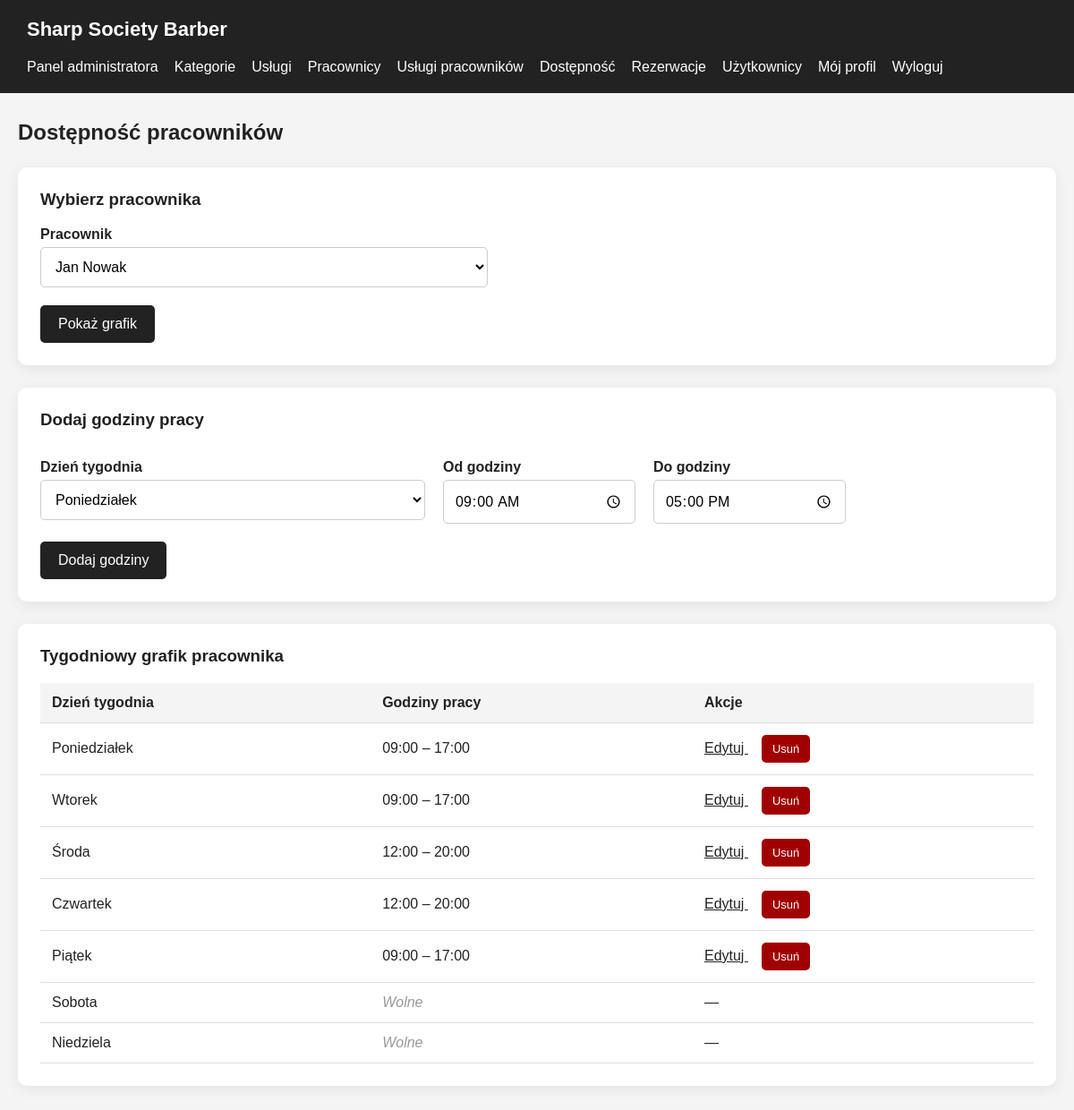
Page /public/admin/availability.php (signed in) on the committed database.
### tables this page shows
CREATE TABLE employee_availability (
    id INT UNSIGNED AUTO_INCREMENT PRIMARY KEY,
    employee_id INT UNSIGNED NOT NULL,
    day_of_week TINYINT UNSIGNED NOT NULL,
    start_time TIME NOT NULL,
    end_time TIME NOT NULL,

    CONSTRAINT fk_availability_employee
        FOREIGN KEY (employee_id)
        REFERENCES employees(id)
        ON UPDATE CASCADE
        ON DELETE CASCADE,

    CONSTRAINT chk_day_of_week
        CHECK (day_of_week BETWEEN 1 AND 7),

    CONSTRAINT chk_working_hours
        CHECK (start_time < end_time)
);

### public/admin/availability.php (the view, shortened to what this page needs)
<?php
require_once '../../config/database.php';
function availabilityEscape($value): string
{
    return htmlspecialchars((string) $value, ENT_QUOTES, 'UTF-8');
}
$days = [
    1 => 'Poniedziałek',
    2 => 'Wtorek',
    3 => 'Środa',
    4 => 'Czwartek',
    5 => 'Piątek',
    6 => 'Sobota',
    7 => 'Niedziela'
];
$employees = $pdo->query(
    'SELECT
        e.id,
        u.name,
        u.surname,
        e.active,
        u.active AS account_active
     FROM employees e
     INNER JOIN users u ON u.id = e.user_id
     ORDER BY u.surname, u.name'
)->fetchAll(PDO::FETCH_ASSOC);
$isPost = $_SERVER['REQUEST_METHOD'] === 'POST';
$rawEmployeeId = $isPost
    ? ($_POST['employee_id'] ?? null)
    : ($_GET['employee_id'] ?? null);
if ($rawEmployeeId === null && !$isPost && !empty($employees)) {
    $selectedId = (int) $employees[0]['id'];
} else {
    $selectedId = availabilityId($rawEmployeeId);
}
$form = [
    'id' => 0,
    'day_of_week' => 1,
    'start_time' => '09:00',
    'end_time' => '17:00'
];
$schedule = [];
if ($selectedId) {
    $stmt = $pdo->prepare(
        'SELECT id, day_of_week, start_time, end_time
         FROM employee_availability
         WHERE employee_id = ?
         ORDER BY day_of_week, start_time'
    );
    $stmt->execute([$selectedId]);
    foreach ($stmt->fetchAll(PDO::FETCH_ASSOC) as $slot) {
        $schedule[(int) $slot['day_of_week']][] = $slot;
    }
}
?>
<!DOCTYPE html>
<html lang="pl">
<head>
    <link rel="stylesheet" href="../css/style-admin-common.css">
    <link rel="stylesheet" href="../css/style-admin-availability.css">
    <link rel="stylesheet" href="../css/style-admin-nav.css">
</head>
<body>
    <header class="topbar">
        <h1>Sharp Society Barber</h1>
        <?php require '../../includes/admin-nav.php'; ?>
    </header>
    <main class="container">
        <h2>Dostępność pracowników</h2>
        <section class="card">
            <h3>Wybierz pracownika</h3>
            <?php if (empty($employees)): ?>
                <p>Brak pracowników w bazie danych.</p>
            <?php else: ?>
                <form method="GET" class="employee-selector">
                    <label for="employee_id">Pracownik</label>
                    <select id="employee_id" name="employee_id" required>
                        <?php foreach ($employees as $employee): ?>
                            <option
                                value="<?= (int) $employee['id'] ?>"
                                <?= (int) $employee['id'] === $selectedId ? 'selected' : '' ?>
                            >
                                <?= availabilityEscape(
                                    $employee['name'] . ' ' . $employee['surname']
                                ) ?>
                            </option>
                        <?php endforeach; ?>
                    </select>
                    <button type="submit">Pokaż grafik</button>
                </form>
            <?php endif; ?>
        </section>
        <?php if ($selectedId): ?>
            <section class="card">
                <h3>
                    <?= $form['id'] ? 'Edytuj godziny pracy' : 'Dodaj godziny pracy' ?>
                </h3>
                <form method="POST">
                    <div class="availability-form">
                        <div>
                            <label for="day_of_week">Dzień tygodnia</label>
                            <select id="day_of_week" name="day_of_week" required>
                                <?php foreach ($days as $number => $name): ?>
                                    <option
                                        value="<?= $number ?>"
                                        <?= (int) $form['day_of_week'] === $number ? 'selected' : '' ?>
                                    >
                                        <?= availabilityEscape($name) ?>
                                    </option>
                                <?php endforeach; ?>
                            </select>
                        </div>
                        <div>
                            <label for="start_time">Od godziny</label>
                            <input
                                type="time"
                                id="start_time"
                                name="start_time"
                                value="<?= availabilityEscape($form['start_time']) ?>"
                                required
                            >
                        </div>
                        <div>
                            <label for="end_time">Do godziny</label>
                            <input
                                type="time"
                                id="end_time"
                                name="end_time"
                                value="<?= availabilityEscape($form['end_time']) ?>"
                                required
                            >
                        </div>
                    </div>
                    <button type="submit">
                        <?= $form['id'] ? 'Zapisz zmiany' : 'Dodaj godziny' ?>
                    </button>
                </form>
            </section>
            <section class="card">
                <h3>Tygodniowy grafik pracownika</h3>
                <div class="table-wrapper">
                    <table>
                        <thead>
                            <tr>
                                <th>Dzień tygodnia</th>
                                <th>Godziny pracy</th>
                                <th>Akcje</th>
                            </tr>
                        </thead>
                        <tbody>
                            <?php foreach ($days as $dayNumber => $dayName): ?>
                                <?php if (empty($schedule[$dayNumber])): ?>
                                    <tr>
                                        <td><?= availabilityEscape($dayName) ?></td>
                                        <td class="day-off">Wolne</td>
                                        <td>—</td>
                                    </tr>
                                <?php else: ?>
                                    <?php foreach ($schedule[$dayNumber] as $index => $slot): ?>
                                        <tr>
                                            <td>
                                                <?= $index === 0
                                                    ? availabilityEscape($dayName)
                                                    : '' ?>
                                            </td>
                                            <td>
                                                <?= availabilityEscape(substr($slot['start_time'], 0, 5)) ?>
                                                –
                                                <?= availabilityEscape(substr($slot['end_time'], 0, 5)) ?>
                                            </td>
                                            <td class="actions">
                                                <a href="availability.php?employee_id=<?= $selectedId ?>&edit=<?= (int) $slot['id'] ?>">
                                                    Edytuj
                                                </a>
                                                <form
                                                    method="POST"
                                                    onsubmit="return confirm('Czy usunąć te godziny pracy?');"
                                                >
                                                    <button type="submit" class="delete-btn">
                                                        Usuń
                                                    </button>
                                                </form>
                                            </td>
                                        </tr>
                                    <?php endforeach; ?>
                                <?php endif; ?>
                            <?php endforeach; ?>
                        </tbody>
                    </table>
                </div>
            </section>
        <?php endif; ?>
    </main>
</body>
</html>

### public/css/style-admin-common.css (style rules this page uses)
* { box-sizing: border-box; }
body { margin: 0; background: #f4f4f4; color: #222; font-family: Arial, sans-serif; }
.topbar { display: flex; justify-content: space-between; align-items: center; flex-wrap: wrap; gap: 20px; padding: 20px 30px; background: #222; color: white; }
.topbar h1 { margin: 0; font-size: 22px; }
.container { max-width: 1450px; margin: 30px auto; padding: 0 20px; }
.card { margin-top: 25px; padding: 25px; background: white; border-radius: 10px; box-shadow: 0 4px 15px rgba(0, 0, 0, 0.07); }
.card h3 { margin-top: 0; }
label { display: block; margin: 15px 0 5px; font-weight: bold; }
select, textarea { width: 100%; padding: 12px; border: 1px solid #ccc; border-radius: 5px; background: white; font: inherit; }
button { padding: 12px 20px; margin-top: 20px; border: none; border-radius: 5px; background: #222; color: white; cursor: pointer; font: inherit; }
.table-wrapper { overflow-x: auto; }
table { width: 100%; border-collapse: collapse; }
th, td { padding: 13px; text-align: left; vertical-align: middle; border-bottom: 1px solid #ddd; }
th { background: #f4f4f4; }
.actions { white-space: nowrap; }
.actions a { color: #222; }
.actions form { display: inline-block; margin-left: 15px; }
.actions button { margin: 0; padding: 8px 12px; font-size: 13px; }

### public/css/style-admin-availability.css (style rules this page uses)
.employee-selector { max-width: 500px; }
.availability-form { display: grid; grid-template-columns: 2fr 1fr 1fr; gap: 20px; max-width: 900px; }
.availability-form input[type="time"] { width: 100%; padding: 12px; border: 1px solid #ccc; border-radius: 5px; background: white; font: inherit; }
.availability-form select { width: 100%; }
.day-off { color: #999; font-style: italic; }
.delete-btn { background: #a00000; }

### rows in the picture
employee_availability: dayName "Poniedziałek", start_time "09:00", end_time "17:00"
employee_availability: dayName "Wtorek", start_time "09:00", end_time "17:00"
employee_availability: dayName "Środa", start_time "12:00", end_time "20:00"
employee_availability: dayName "Czwartek", start_time "12:00", end_time "20:00"
employee_availability: dayName "Piątek", start_time "09:00", end_time "17:00"

### other values in the picture
availabilityEscape($dayName) "Sobota"
availabilityEscape($dayName) "Niedziela"
form field employee_id "Jan Nowak"
form field day_of_week "Poniedziałek"
